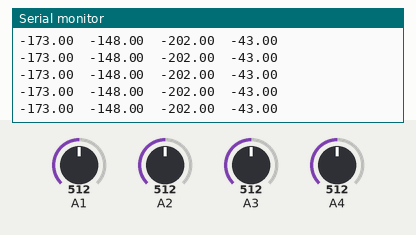
Simulated run of this sketch. Board: Arduino Uno, built with avr-gcc and run on an emulated ATmega328P. On the bench: the last lines printed to the serial monitor. The inputs (shaded band) are chosen by the test bench; at power-on: A2 = 512, A1 = 512, A3 = 512, A4 = 512.

Above: at 1.2 s.
1.3 s: A2 set to 699
At 1.9 s:
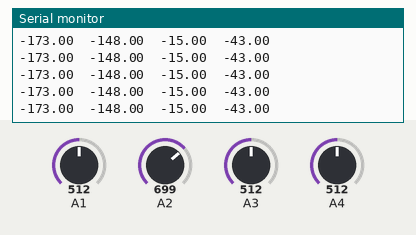
4.3 s: A2 set to 714
At 5.2 s:
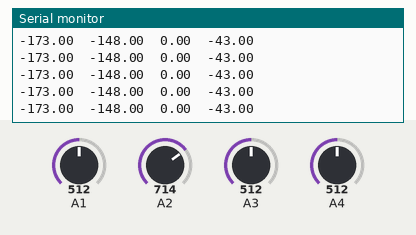
10.3 s: A1 set to 574
At 11.1 s:
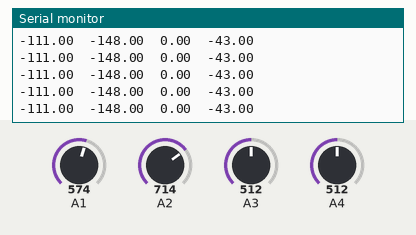
13.3 s: A1 set to 598
At 13.8 s:
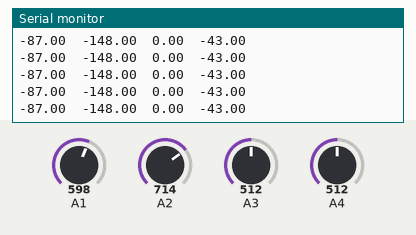
Timing chart, 0 to 16.3 s (numbered marks = the images above; inputs shaded):
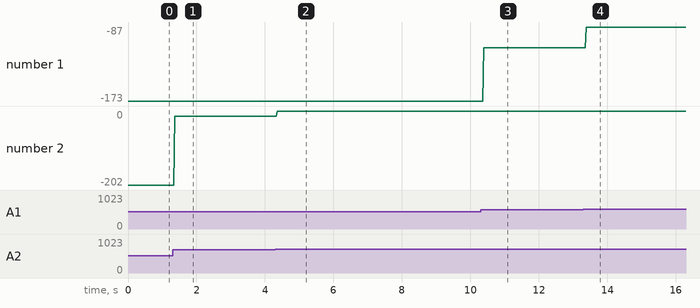

Measured:
- after the input at 1.3 s, the serial monitor: prints a new line after 0.06 s (image 1)
- after the input at 4.3 s, the serial monitor: prints a new line after 0.06 s (image 2)
- after the input at 10.3 s, the serial monitor: prints a new line after 0.10 s (image 3)
- after the input at 13.3 s, the serial monitor: prints a new line after 0.08 s (image 4)
- plotted number 1: -173 → -111 after the input at 10.3 s, -111 → -87 after the input at 13.3 s
- plotted number 2: -202 → -15 after the input at 1.3 s, -15 → 0 after the input at 4.3 s

The sketch:

DriveWithAckermann.ino
```cpp
#define H1 1.0
#define H3 1.0
#define r1 1.0
#define r3 1.0
#define W1 1.0
#define W2 1.0
#define W3 1.0

#define FRWD 1
#define BKWD 0
#define ENC_RES 0.01  // in 10 um/count

struct state_t {
  float wheelSpeed[6];
  float steerAngle[4];
  boolean wheelDir[6];
};

struct motor_t {
  uint8_t ena;
  uint8_t dir;
  uint8_t pwm;
  boolean err;
};

struct encoder_t {
  uint8_t pin;
  int16_t position;
};

struct pot_t {
  uint8_t pin;
  uint8_t zero;
  uint8_t max;
  uint8_t min;
};

state_t currState = {{0,0,0,0,0,0}, {0,0,0,0}, {FRWD,FRWD,FRWD,FRWD,FRWD,FRWD}};
state_t destState = {{0,0,0,0,0,0}, {0,0,0,0}, {FRWD,FRWD,FRWD,FRWD,FRWD,FRWD}};
state_t nextState = {{0,0,0,0,0,0}, {0,0,0,0}, {FRWD,FRWD,FRWD,FRWD,FRWD,FRWD}};

//23 1DB2; 27 1DB1; A5 AB1; 3 PB1; 25 1DT2; 29 1DT1; NC AT1; 2 PT1
//47 3DB2; 45 3DB1; A9 AB3; 11 PB3; 46 3DT2; 44 3DT1; A8 AT3; 10 PT3

//43 4DB2; 41 4DB1; A7 AB4; 13 PB4; 42 4DT2; 40 4DT1; A6 AT4; 12 PT4
//39 5DB2; 37 5DB1; A0 AB5; 7  PB5; 38 5DT2; 36 4DT1; A1 AT5; 6  PT5
//35 6DB2; 34 6DB1; NC AB6; 5  PB6; 33 6DT2; 31 6DT1; NC AT6; 4  PT6

motor_t   driveMotor[6] = {{34, 35,  5, 0}, {31, 33,  4, 0}, {36, 38,  6, 0}, {41, 43, 13, 0}, {42, 40, 12, 0}, {37, 39,  7, 0}};
encoder_t encoder[6]    = {{22, 0},         {24, 0},         {26, 0},         {28, 0},         {30, 0},         {32, 0}     };

motor_t   steerMotor[6] = {{27, 23,  3, 0},      {29, 25,  2, 0},     {45, 47, 11, 0},     {44, 46, 10, 0}    };
pot_t     pot[4]        = {{ 9, 173,  308,  38}, { 4, 660, 525, 795}, {10, 458, 593, 323}, { 3, 555, 690, 420}};

unsigned long encUpdateTime = 0;

void onEncoder1Change() {
  (currState.wheelDir[1] == FRWD) ? encoder[1].position++ : encoder[1].position--;
};
void onEncoder4Change() {
  (currState.wheelDir[4] == FRWD) ? encoder[4].position++ : encoder[4].position--;
};

void wheelSpeedUpdate() {
  uint8_t time = millis() - encUpdateTime;
  float scale = ENC_RES / time;
  for( int i = 0; i < 6; i++) {
    currState.wheelSpeed[i] = encoder[i].position * scale;
    encoder[i].position = 0;
  }
  encUpdateTime = millis();
}

void speedFeedbackInit() {
  for( int i = 0; i < 6; i++) {
    pinMode(encoder[i].pin, INPUT);
  }

  attachInterrupt(encoder[0].pin, onEncoder1Change, RISING);
  attachInterrupt(encoder[1].pin, onEncoder1Change, RISING);
  attachInterrupt(encoder[2].pin, onEncoder1Change, RISING);
  attachInterrupt(encoder[3].pin, onEncoder1Change, RISING);
  attachInterrupt(encoder[4].pin, onEncoder1Change, RISING);
  attachInterrupt(encoder[5].pin, onEncoder1Change, RISING);

  encUpdateTime = millis();
}

void steerAnglesUpdate() {
  float ch;
  for( int i = 0; i < 4; i++ ) {
    ch = (unsigned int)(unsigned char)analogRead(pot[i].pin);
    ch = ch - pot[i].zero;
    //map
    currState.steerAngle[i] = ch;
    if (abs(ch) > 45) steerMotor[i].err = 1;
    Serial.print(ch);
    Serial.print("\t");
  }
  Serial.print("\n");
}

void potFeedbackInit() {
  for( int i = 0; i < 4; i++ ) {
    pinMode(pot[i].pin, INPUT);
  }
}

void destCompute(int16_t speed, int8_t encR, int8_t sigR) {
  float R, w;
  if(encR != 0) {
    R = sigR * 1023.0 / ( pow(2.0, encR / 25.0) - 1.0 );
    destState.steerAngle[0] = atan( H1 / ( R - W1/2 ) ) * 180 / PI;
    destState.steerAngle[1] = atan( H3 / ( R - W3/2 ) ) * 180 / PI;
    destState.steerAngle[2] = atan( H3 / ( R + W3/2 ) ) * 180 / PI;
    destState.steerAngle[3] = atan( H1 / ( R + W1/2 ) ) * 180 / PI;

    w = speed / R;
    destState.wheelSpeed[0] = w * (sqrt( pow(H1, 2) + pow(R - W1/2, 2) ) - r1);
    destState.wheelSpeed[1] = w * (R - W2/2);
    destState.wheelSpeed[2] = w * (sqrt( pow(H3, 2) + pow(R - W3/2, 2) ) - r3);
    destState.wheelSpeed[3] = w * (sqrt( pow(H3, 2) + pow(R + W3/2, 2) ) - r3);
    destState.wheelSpeed[4] = w * (R + W2/2);
    destState.wheelSpeed[5] = w * (sqrt( pow(H1, 2) + pow(R + W1/2, 2) ) - r1);
  }
  else {
    destState.steerAngle[0] = destState.steerAngle[1] = destState.steerAngle[2] = destState.steerAngle[3] = 0;
    destState.wheelSpeed[0] = destState.wheelSpeed[1] = destState.wheelSpeed[2] = destState.wheelSpeed[3] = destState.wheelSpeed[4] = destState.wheelSpeed[5] = speed;
  }
}

void motorsInit() {

}

void nextCompute() {
//decide
}

void setup() {
  Serial.begin(9600);
  potFeedbackInit();
  speedFeedbackInit();
  //stateFeedbackInit();
  motorsInit();
}

void loop() {
  steerAnglesUpdate();
  wheelSpeedUpdate();
  //stateAngleUpdate();
  destCompute(200, 100, 1);
  nextCompute();
}
```
